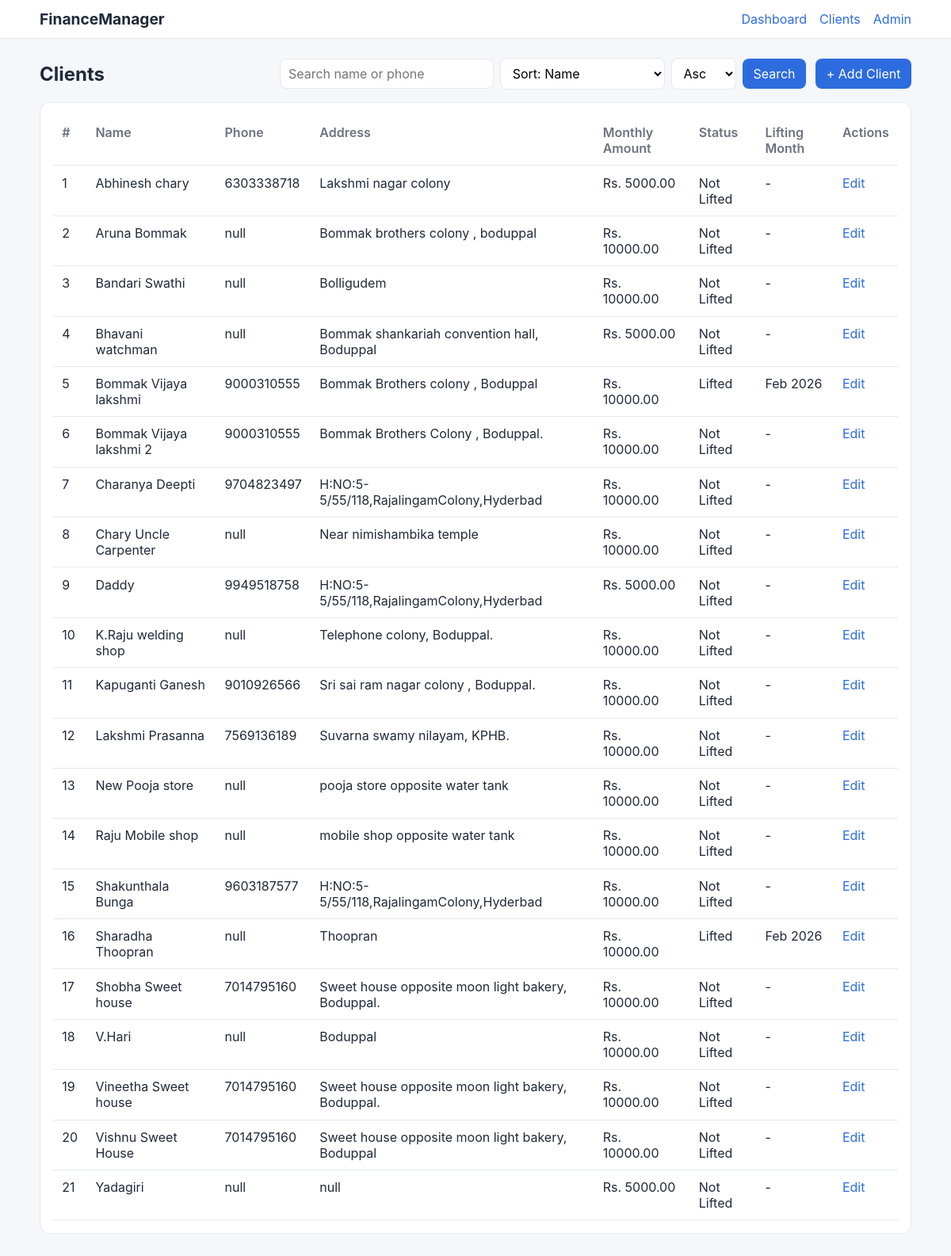
/clients/, run on the app's committed database.
### chitfund/models.py (models this page shows, shortened)
class Client(models.Model):
    class LiftStatus(models.TextChoices):
        NOT_LIFTED = "NOT_LIFTED", "Not Lifted"
        LIFTED = "LIFTED", "Lifted"
    name = models.CharField(max_length=120)
    phone = models.CharField(max_length=15)
    address = models.TextField()
    status = models.CharField(
        max_length=20, choices=LiftStatus.choices, default=LiftStatus.NOT_LIFTED
    )
    lifted_month = models.DateField(
        null=True,
        blank=True,
        help_text="Set as first day of month. Example: 2026-03-01.",
    )
    joined_date = models.DateField(default=timezone.localdate)
    monthly_amount = models.DecimalField(max_digits=10, decimal_places=2, default=10000)
    created_at = models.DateTimeField(auto_now_add=True)
    updated_at = models.DateTimeField(auto_now=True)
    class Meta:
        ordering = ["name"]

### chitfund/views.py (the view)
# urls.py: path("clients/", views.client_list, name="client-list"),
def client_list(request):
    clients = Client.objects.all()
    query = request.GET.get("q")
    sort_by = request.GET.get("sort_by", "name")
    sort_order = request.GET.get("sort_order", "asc")
    allowed_sort_fields = {
        "name": "name",
        "phone": "phone",
        "monthly_amount": "monthly_amount",
        "status": "status",
        "lifted_month": "lifted_month",
        "joined_date": "joined_date",
    }
    sort_field = allowed_sort_fields.get(sort_by, "name")
    if sort_order == "desc":
        sort_field = f"-{sort_field}"
    if query:
        clients = clients.filter(Q(name__icontains=query) | Q(phone__icontains=query))
    clients = clients.order_by(sort_field)
    return render(
        request,
        "chitfund/client_list.html",
        {
            "clients": clients,
            "query": query or "",
            "sort_by": sort_by,
            "sort_order": sort_order,
        },
    )

### templates/chitfund/client_list.html (shortened to what this page needs)
{% extends "chitfund/base.html" %}
{% block content %}
<section class="toolbar">
    <h2>Clients</h2>
    <div class="actions">
        <form method="get" class="search-form">
            <input type="text" name="q" value="{{ query }}" placeholder="Search name or phone">
            <select name="sort_by">
                <option value="name" {% if sort_by == "name" %}selected{% endif %}>Sort: Name</option>
            </select>
            <select name="sort_order">
                <option value="asc" {% if sort_order == "asc" %}selected{% endif %}>Asc</option>
            </select>
            <button type="submit">Search</button>
        </form>
        <a class="btn-link" href="{% url 'client-create' %}">+ Add Client</a>
    </div>
</section>
<section class="table-wrap">
    <table>
        <thead>
            <tr>
                <th>#</th>
                <th>Name</th>
                <th>Phone</th>
                <th>Address</th>
                <th>Monthly Amount</th>
                <th>Status</th>
                <th>Lifting Month</th>
                <th>Actions</th>
            </tr>
        </thead>
        <tbody>
            {% for client in clients %}
            <tr>
                <td>{{ forloop.counter }}</td>
                <td>{{ client.name }}</td>
                <td>{{ client.phone }}</td>
                <td>{{ client.address }}</td>
                <td>Rs. {{ client.monthly_amount }}</td>
                <td>{{ client.get_status_display }}</td>
                <td>{{ client.lifted_month|date:"M Y"|default:"-" }}</td>
                <td>
                    <a href="{% url 'client-edit' client.id %}">Edit</a>
                </td>
            </tr>
            {% empty %}
            <tr>
                <td colspan="8">No clients available.</td>
            </tr>
            {% endfor %}
        </tbody>
    </table>
</section>
{% endblock %}

### static/css/styles.css (style rules this page uses)
:root { --bg: #f5f7fb; --card: #ffffff; --text: #202939; --muted: #6b7280; --primary: #2d6cdf; --success: #1f9d60; --danger: #d64545; --warning: #f59e0b; --border: #e5e7eb; }
* { box-sizing: border-box; }
body { margin: 0; font-family: -apple-system, BlinkMacSystemFont, "Segoe UI", Roboto, sans-serif; background: var(--bg); color: var(--text); }
a { text-decoration: none; color: var(--primary); }
.toolbar { display: flex; justify-content: space-between; align-items: center; gap: 1rem; margin-bottom: 1rem; }
.toolbar h2 { margin: 0; }
.actions { display: flex; gap: 0.75rem; align-items: center; }
.month-form, .search-form { display: flex; gap: 0.5rem; align-items: center; }
input, textarea, select, button { font: inherit; padding: 0.5rem 0.65rem; border: 1px solid var(--border); border-radius: 8px; background: #fff; }
button, .btn-link { background: var(--primary); color: #fff; border: none; cursor: pointer; padding: 0.55rem 0.85rem; border-radius: 8px; }
.table-wrap, .form-card { background: var(--card); border: 1px solid var(--border); border-radius: 12px; padding: 1rem; }
table { width: 100%; border-collapse: collapse; }
th, td { text-align: left; padding: 0.7rem; border-bottom: 1px solid var(--border); vertical-align: top; }
th { color: var(--muted); font-weight: 600; }

### data on the page
Client: name "Abhinesh chary", phone "6303338718", address "Lakshmi nagar colony", monthly_amount "5000.00", status "Not Lifted", lifted_month "-"
Client: name "Aruna Bommak", phone "null", address "Bommak brothers colony , boduppal", monthly_amount "10000.00", status "Not Lifted", lifted_month "-"
Client: name "Bandari Swathi", phone "null", address "Bolligudem", monthly_amount "10000.00", status "Not Lifted", lifted_month "-"
Client: name "Bhavani watchman", phone "null", address "Bommak shankariah convention hall, Boduppal", monthly_amount "5000.00", status "Not Lifted", lifted_month "-"
Client: name "Bommak Vijaya lakshmi", phone "9000310555", address "Bommak Brothers colony , Boduppal", monthly_amount "10000.00", status "Lifted", lifted_month "Feb 2026"
Client: name "Bommak Vijaya lakshmi 2", phone "9000310555", address "Bommak Brothers Colony , Boduppal.", monthly_amount "10000.00", status "Not Lifted", lifted_month "-"
Client: name "Charanya Deepti", phone "9704823497", address "H:NO:5-5/55/118,RajalingamColony,Hyderbad", monthly_amount "10000.00", status "Not Lifted", lifted_month "-"
Client: name "Chary Uncle Carpenter", phone "null", address "Near nimishambika temple", monthly_amount "10000.00", status "Not Lifted", lifted_month "-"
Client: name "Daddy", phone "9949518758", address "H:NO:5-5/55/118,RajalingamColony,Hyderbad", monthly_amount "5000.00", status "Not Lifted", lifted_month "-"
Client: name "K.Raju welding shop", phone "null", address "Telephone colony, Boduppal.", monthly_amount "10000.00", status "Not Lifted", lifted_month "-"
Client: name "Kapuganti Ganesh", phone "9010926566", address "Sri sai ram nagar colony , Boduppal.", monthly_amount "10000.00", status "Not Lifted", lifted_month "-"
Client: name "Lakshmi Prasanna", phone "7569136189", address "Suvarna swamy nilayam, KPHB.", monthly_amount "10000.00", status "Not Lifted", lifted_month "-"
Client: name "New Pooja store", phone "null", address "pooja store opposite water tank", monthly_amount "10000.00", status "Not Lifted", lifted_month "-"
Client: name "Raju Mobile shop", phone "null", address "mobile shop opposite water tank", monthly_amount "10000.00", status "Not Lifted", lifted_month "-"
Client: name "Shakunthala Bunga", phone "9603187577", address "H:NO:5-5/55/118,RajalingamColony,Hyderbad", monthly_amount "10000.00", status "Not Lifted", lifted_month "-"
Client: name "Sharadha Thoopran", phone "null", address "Thoopran", monthly_amount "10000.00", status "Lifted", lifted_month "Feb 2026"
Client: name "Shobha Sweet house", phone "7014795160", address "Sweet house opposite moon light bakery, Boduppal.", monthly_amount "10000.00", status "Not Lifted", lifted_month "-"
Client: name "V.Hari", phone "null", address "Boduppal", monthly_amount "10000.00", status "Not Lifted", lifted_month "-"
Client: name "Vineetha Sweet house", phone "7014795160", address "Sweet house opposite moon light bakery, Boduppal.", monthly_amount "10000.00", status "Not Lifted", lifted_month "-"
Client: name "Vishnu Sweet House", phone "7014795160", address "Sweet house opposite moon light bakery, Boduppal", monthly_amount "10000.00", status "Not Lifted", lifted_month "-"
Client: name "Yadagiri", phone "null", address "null", monthly_amount "5000.00", status "Not Lifted", lifted_month "-"
